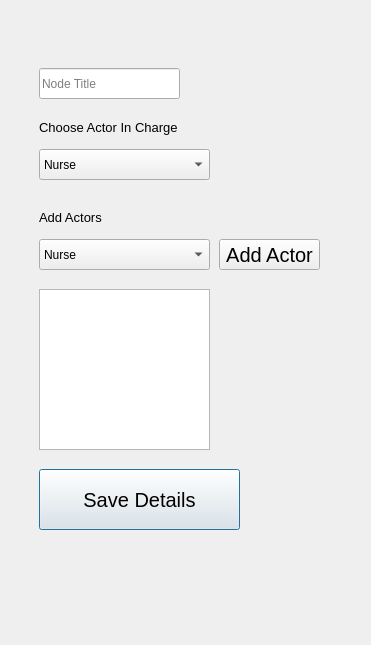
<?xml version="1.0" encoding="UTF-8"?>
<ui version="4.0">
 <class>Add_Test</class>
 <widget class="QDialog" name="Add_Test">
  <property name="geometry">
   <rect>
    <x>0</x>
    <y>0</y>
    <width>371</width>
    <height>645</height>
   </rect>
  </property>
  <property name="windowTitle">
   <string>Dialog</string>
  </property>
  <widget class="QWidget" name="widget" native="true">
   <property name="geometry">
    <rect>
     <x>-1</x>
     <y>-1</y>
     <width>371</width>
     <height>641</height>
    </rect>
   </property>
   <widget class="QPushButton" name="save_details_btn">
    <property name="geometry">
     <rect>
      <x>40</x>
      <y>470</y>
      <width>201</width>
      <height>61</height>
     </rect>
    </property>
    <property name="font">
     <font>
      <pointsize>15</pointsize>
     </font>
    </property>
    <property name="text">
     <string>Save Details</string>
    </property>
   </widget>
   <widget class="QComboBox" name="actors_comboBox">
    <property name="geometry">
     <rect>
      <x>40</x>
      <y>240</y>
      <width>171</width>
      <height>31</height>
     </rect>
    </property>
    <item>
     <property name="text">
      <string>Nurse</string>
     </property>
    </item>
    <item>
     <property name="text">
      <string>Doctor</string>
     </property>
    </item>
    <item>
     <property name="text">
      <string>Investigator</string>
     </property>
    </item>
    <item>
     <property name="text">
      <string>Participant</string>
     </property>
    </item>
    <item>
     <property name="text">
      <string>Lab Technician</string>
     </property>
    </item>
   </widget>
   <widget class="QListWidget" name="listWidget">
    <property name="geometry">
     <rect>
      <x>40</x>
      <y>290</y>
      <width>171</width>
      <height>161</height>
     </rect>
    </property>
   </widget>
   <widget class="QPushButton" name="add_actor_btn">
    <property name="geometry">
     <rect>
      <x>220</x>
      <y>240</y>
      <width>101</width>
      <height>31</height>
     </rect>
    </property>
    <property name="font">
     <font>
      <pointsize>15</pointsize>
     </font>
    </property>
    <property name="text">
     <string>Add Actor</string>
    </property>
   </widget>
   <widget class="QComboBox" name="actor_in_charge_combo">
    <property name="geometry">
     <rect>
      <x>40</x>
      <y>150</y>
      <width>171</width>
      <height>31</height>
     </rect>
    </property>
    <item>
     <property name="text">
      <string>Nurse</string>
     </property>
    </item>
    <item>
     <property name="text">
      <string>Doctor</string>
     </property>
    </item>
    <item>
     <property name="text">
      <string>Investigator</string>
     </property>
    </item>
    <item>
     <property name="text">
      <string>Participant</string>
     </property>
    </item>
    <item>
     <property name="text">
      <string>Lab Technician</string>
     </property>
    </item>
   </widget>
   <widget class="QLabel" name="label_4">
    <property name="geometry">
     <rect>
      <x>40</x>
      <y>210</y>
      <width>131</width>
      <height>16</height>
     </rect>
    </property>
    <property name="font">
     <font>
      <pointsize>10</pointsize>
     </font>
    </property>
    <property name="text">
     <string>Add Actors</string>
    </property>
   </widget>
   <widget class="QLabel" name="label_5">
    <property name="geometry">
     <rect>
      <x>40</x>
      <y>120</y>
      <width>151</width>
      <height>16</height>
     </rect>
    </property>
    <property name="font">
     <font>
      <pointsize>10</pointsize>
     </font>
    </property>
    <property name="text">
     <string>Choose Actor In Charge</string>
    </property>
   </widget>
   <widget class="QLineEdit" name="node_title">
    <property name="geometry">
     <rect>
      <x>40</x>
      <y>69</y>
      <width>141</width>
      <height>31</height>
     </rect>
    </property>
    <property name="placeholderText">
     <string>Node Title</string>
    </property>
   </widget>
  </widget>
 </widget>
 <resources/>
 <connections/>
</ui>
